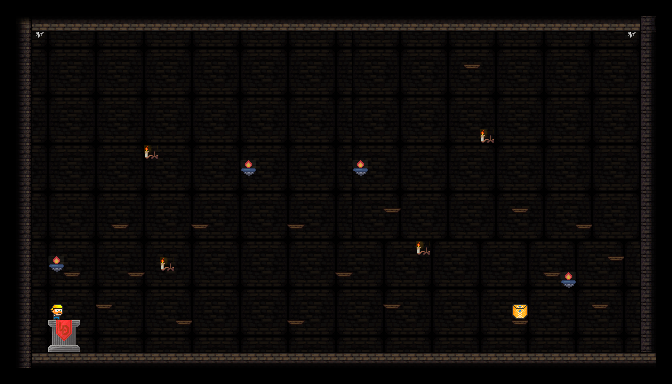

A 2D game scene composited from a Tiled map and its tileset images. What follows is a short description and the map's XML, with each tile layer's data collapsed to a summary:
An orthogonal 42x24 tile map with 16x16 px tiles, 5 tile layers (back, stage, deco, unit, ...).

<map version="1.0" orientation="orthogonal" renderorder="right-down" width="42" height="24" tilewidth="16" tileheight="16" nextobjectid="4">
 <tileset firstgid="1" name="dungeonTileSet" tilewidth="16" tileheight="16" tilecount="1024">
  <image source="dungeonTileset.png" width="512" height="512" />
  <terraintypes>
   <terrain name="blocks" tile="-1" />
  </terraintypes>
  <tile id="4" terrain=",,,0" />
  <tile id="5" terrain=",,0,0" />
  <tile id="6" terrain=",,0," />
  <tile id="12" terrain="0,0,0," />
  <tile id="13" terrain="0,0,," />
  <tile id="14" terrain="0,0,,0" />
  <tile id="36" terrain=",0,,0" />
  <tile id="37" terrain="0,0,0,0" />
  <tile id="38" terrain="0,,0," />
  <tile id="44" terrain="0,,0," />
  <tile id="46" terrain=",0,,0" />
  <tile id="68" terrain=",0,," />
  <tile id="69" terrain="0,0,," />
  <tile id="70" terrain="0,,," />
  <tile id="76" terrain="0,,0,0" />
  <tile id="77" terrain=",,0,0" />
  <tile id="78" terrain=",0,0,0" />
 </tileset>
 <layer name="back" width="42" height="24">
  <data>[1008 cells, 1008 non-empty, 9 distinct tile ids]</data>
 </layer>
 <layer name="stage" width="42" height="24">
  <data>[1008 cells, 288 non-empty, 15 distinct tile ids]</data>
 </layer>
 <layer name="deco" width="42" height="24">
  <data>[1008 cells, 9 non-empty, 3 distinct tile ids]</data>
 </layer>
 <layer name="unit" width="42" height="24">
  <data>[1008 cells, 2 non-empty, 2 distinct tile ids]</data>
 </layer>
 <layer name="fore" width="42" height="24">
  <data>[1008 cells, 1 non-empty, 1 distinct tile ids]</data>
 </layer>
</map>
